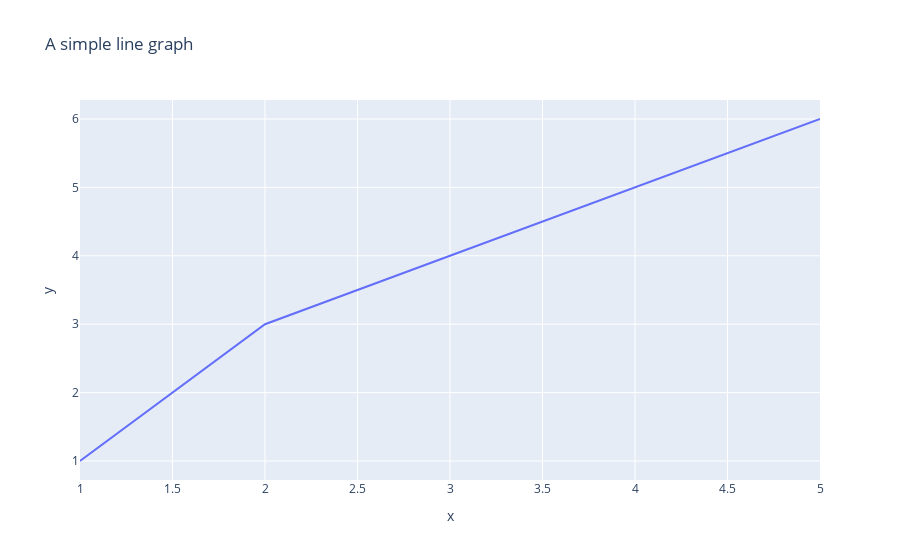

Notebook code for this chart:
### Markdown cell above
Que20.Using Plotly, create a basic line plot of a randomly generated dataset, label the axes, and set the title as 
'Simple Line Plot'.

### Code cell
import plotly.express as px
 
x = [1,2,3,4,5]
y = [1,3,4,5,6]
fig = px.line( x = x ,
              y = y,
              title = 'A simple line graph')
fig.show()

### Figure 1 — Plotly figure (JSON) as saved in the notebook; plotly's stock layout.template omitted (floating-point values rounded to 4 significant figures)
{"data": [{"hovertemplate": "x=%{x}<br>y=%{y}<extra></extra>", "legendgroup": "", "line": {"color": "#636efa", "dash": "solid"}, "marker": {"symbol": "circle"}, "mode": "lines", "name": "", "orientation": "v", "showlegend": false, "type": "scatter", "x": [1, 2, 3, 4, 5], "xaxis": "x", "y": [1, 3, 4, 5, 6], "yaxis": "y"}], "layout": {"legend": {"tracegroupgap": 0}, "title": {"text": "A simple line graph"}, "xaxis": {"anchor": "y", "domain": [0, 1], "title": {"text": "x"}}, "yaxis": {"anchor": "x", "domain": [0, 1], "title": {"text": "y"}}}}
